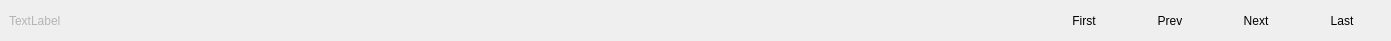
  <widget class="QWidget" name="layoutWidget_3">
   <property name="geometry">
    <rect>
     <x>0</x>
     <y>720</y>
     <width>1391</width>
     <height>41</height>
    </rect>
   </property>
   <layout class="QHBoxLayout" name="horizontalLayout_5">
    <property name="leftMargin">
     <number>9</number>
    </property>
    <property name="topMargin">
     <number>4</number>
    </property>
    <property name="rightMargin">
     <number>9</number>
    </property>
    <property name="bottomMargin">
     <number>4</number>
    </property>
    <item>
     <widget class="QLabel" name="lblPage">
      <property name="palette">
       <palette>
        <active>
         <colorrole role="WindowText">
          <brush brushstyle="SolidPattern">
           <color alpha="255">
            <red>180</red>
            <green>180</green>
            <blue>180</blue>
           </color>
          </brush>
         </colorrole>
         <colorrole role="Text">
          <brush brushstyle="SolidPattern">
           <color alpha="255">
            <red>180</red>
            <green>180</green>
            <blue>180</blue>
           </color>
          </brush>
         </colorrole>
         <colorrole role="ButtonText">
          <brush brushstyle="SolidPattern">
           <color alpha="255">
            <red>180</red>
            <green>180</green>
            <blue>180</blue>
           </color>
          </brush>
         </colorrole>
        </active>
        <inactive>
         <colorrole role="WindowText">
          <brush brushstyle="SolidPattern">
           <color alpha="255">
            <red>180</red>
            <green>180</green>
            <blue>180</blue>
           </color>
          </brush>
         </colorrole>
         <colorrole role="Text">
          <brush brushstyle="SolidPattern">
           <color alpha="255">
            <red>180</red>
            <green>180</green>
            <blue>180</blue>
           </color>
          </brush>
         </colorrole>
         <colorrole role="ButtonText">
          <brush brushstyle="SolidPattern">
           <color alpha="255">
            <red>180</red>
            <green>180</green>
            <blue>180</blue>
           </color>
          </brush>
         </colorrole>
        </inactive>
        <disabled>
         <colorrole role="WindowText">
          <brush brushstyle="SolidPattern">
           <color alpha="255">
            <red>120</red>
            <green>120</green>
            <blue>120</blue>
           </color>
          </brush>
         </colorrole>
         <colorrole role="Text">
          <brush brushstyle="SolidPattern">
           <color alpha="255">
            <red>120</red>
            <green>120</green>
            <blue>120</blue>
           </color>
          </brush>
         </colorrole>
         <colorrole role="ButtonText">
          <brush brushstyle="SolidPattern">
           <color alpha="255">
            <red>120</red>
            <green>120</green>
            <blue>120</blue>
           </color>
          </brush>
         </colorrole>
        </disabled>
       </palette>
      </property>
      <property name="text">
       <string>TextLabel</string>
      </property>
     </widget>
    </item>
    <item>
     <spacer name="horizontalSpacer">
      <property name="palette">
       <palette>
        <active>
         <colorrole role="WindowText">
          <brush brushstyle="SolidPattern">
           <color alpha="255">
            <red>180</red>
            <green>180</green>
            <blue>180</blue>
           </color>
          </brush>
         </colorrole>
         <colorrole role="Text">
          <brush brushstyle="SolidPattern">
           <color alpha="255">
            <red>180</red>
            <green>180</green>
            <blue>180</blue>
           </color>
          </brush>
         </colorrole>
         <colorrole role="ButtonText">
          <brush brushstyle="SolidPattern">
           <color alpha="255">
            <red>180</red>
            <green>180</green>
            <blue>180</blue>
           </color>
          </brush>
         </colorrole>
        </active>
        <inactive>
         <colorrole role="WindowText">
          <brush brushstyle="SolidPattern">
           <color alpha="255">
            <red>180</red>
            <green>180</green>
            <blue>180</blue>
           </color>
          </brush>
         </colorrole>
         <colorrole role="Text">
          <brush brushstyle="SolidPattern">
           <color alpha="255">
            <red>180</red>
            <green>180</green>
            <blue>180</blue>
           </color>
          </brush>
         </colorrole>
         <colorrole role="ButtonText">
          <brush brushstyle="SolidPattern">
           <color alpha="255">
            <red>180</red>
            <green>180</green>
            <blue>180</blue>
           </color>
          </brush>
         </colorrole>
        </inactive>
        <disabled>
         <colorrole role="WindowText">
          <brush brushstyle="SolidPattern">
           <color alpha="255">
            <red>120</red>
            <green>120</green>
            <blue>120</blue>
           </color>
          </brush>
         </colorrole>
         <colorrole role="Text">
          <brush brushstyle="SolidPattern">
           <color alpha="255">
            <red>120</red>
            <green>120</green>
            <blue>120</blue>
           </color>
          </brush>
         </colorrole>
         <colorrole role="ButtonText">
          <brush brushstyle="SolidPattern">
           <color alpha="255">
            <red>120</red>
            <green>120</green>
            <blue>120</blue>
           </color>
          </brush>
         </colorrole>
        </disabled>
       </palette>
      </property>
      <property name="orientation">
       <enum>Qt::Horizontal</enum>
      </property>
      <property name="sizeHint" stdset="0">
       <size>
        <width>722</width>
        <height>20</height>
       </size>
      </property>
     </spacer>
    </item>
    <item>
     <widget class="QPushButton" name="btnFirst">
      <property name="minimumSize">
       <size>
        <width>75</width>
        <height>23</height>
       </size>
      </property>
      <property name="palette">
       <palette>
        <active>
         <colorrole role="WindowText">
          <brush brushstyle="SolidPattern">
           <color alpha="255">
            <red>210</red>
            <green>210</green>
            <blue>210</blue>
           </color>
          </brush>
         </colorrole>
         <colorrole role="Button">
          <brush brushstyle="SolidPattern">
           <color alpha="255">
            <red>240</red>
            <green>240</green>
            <blue>240</blue>
           </color>
          </brush>
         </colorrole>
         <colorrole role="Text">
          <brush brushstyle="SolidPattern">
           <color alpha="255">
            <red>210</red>
            <green>210</green>
            <blue>210</blue>
           </color>
          </brush>
         </colorrole>
         <colorrole role="ButtonText">
          <brush brushstyle="SolidPattern">
           <color alpha="255">
            <red>210</red>
            <green>210</green>
            <blue>210</blue>
           </color>
          </brush>
         </colorrole>
        </active>
        <inactive>
         <colorrole role="WindowText">
          <brush brushstyle="SolidPattern">
           <color alpha="255">
            <red>210</red>
            <green>210</green>
            <blue>210</blue>
           </color>
          </brush>
         </colorrole>
         <colorrole role="Button">
          <brush brushstyle="SolidPattern">
           <color alpha="255">
            <red>0</red>
            <green>0</green>
            <blue>0</blue>
           </color>
          </brush>
         </colorrole>
         <colorrole role="Text">
          <brush brushstyle="SolidPattern">
           <color alpha="255">
            <red>210</red>
            <green>210</green>
            <blue>210</blue>
           </color>
          </brush>
         </colorrole>
         <colorrole role="ButtonText">
          <brush brushstyle="SolidPattern">
           <color alpha="255">
            <red>0</red>
            <green>0</green>
            <blue>0</blue>
           </color>
          </brush>
         </colorrole>
        </inactive>
        <disabled>
         <colorrole role="WindowText">
          <brush brushstyle="SolidPattern">
           <color alpha="255">
            <red>120</red>
            <green>120</green>
            <blue>120</blue>
           </color>
          </brush>
         </colorrole>
         <colorrole role="Button">
          <brush brushstyle="SolidPattern">
           <color alpha="255">
            <red>0</red>
            <green>0</green>
            <blue>0</blue>
           </color>
          </brush>
         </colorrole>
         <colorrole role="Text">
          <brush brushstyle="SolidPattern">
           <color alpha="255">
            <red>120</red>
            <green>120</green>
            <blue>120</blue>
           </color>
          </brush>
         </colorrole>
         <colorrole role="ButtonText">
          <brush brushstyle="SolidPattern">
           <color alpha="255">
            <red>120</red>
            <green>120</green>
            <blue>120</blue>
           </color>
          </brush>
         </colorrole>
        </disabled>
       </palette>
      </property>
      <property name="cursor">
       <cursorShape>PointingHandCursor</cursorShape>
      </property>
      <property name="text">
       <string>First</string>
      </property>
      <property name="flat">
       <bool>true</bool>
      </property>
     </widget>
    </item>
    <item>
     <widget class="QPushButton" name="btnPrev">
      <property name="minimumSize">
       <size>
        <width>75</width>
        <height>23</height>
       </size>
      </property>
      <property name="palette">
       <palette>
        <active>
         <colorrole role="WindowText">
          <brush brushstyle="SolidPattern">
           <color alpha="255">
            <red>210</red>
            <green>210</green>
            <blue>210</blue>
           </color>
          </brush>
         </colorrole>
         <colorrole role="Button">
          <brush brushstyle="SolidPattern">
           <color alpha="255">
            <red>240</red>
            <green>240</green>
            <blue>240</blue>
           </color>
          </brush>
         </colorrole>
         <colorrole role="Text">
          <brush brushstyle="SolidPattern">
           <color alpha="255">
            <red>210</red>
            <green>210</green>
            <blue>210</blue>
           </color>
          </brush>
         </colorrole>
         <colorrole role="ButtonText">
          <brush brushstyle="SolidPattern">
           <color alpha="255">
            <red>210</red>
            <green>210</green>
            <blue>210</blue>
           </color>
          </brush>
         </colorrole>
        </active>
        <inactive>
         <colorrole role="WindowText">
          <brush brushstyle="SolidPattern">
           <color alpha="255">
            <red>210</red>
            <green>210</green>
            <blue>210</blue>
           </color>
          </brush>
         </colorrole>
         <colorrole role="Button">
          <brush brushstyle="SolidPattern">
           <color alpha="255">
            <red>0</red>
            <green>0</green>
            <blue>0</blue>
           </color>
          </brush>
         </colorrole>
         <colorrole role="Text">
          <brush brushstyle="SolidPattern">
           <color alpha="255">
            <red>210</red>
            <green>210</green>
            <blue>210</blue>
           </color>
          </brush>
         </colorrole>
         <colorrole role="ButtonText">
          <brush brushstyle="SolidPattern">
           <color alpha="255">
            <red>0</red>
            <green>0</green>
            <blue>0</blue>
           </color>
          </brush>
         </colorrole>
        </inactive>
        <disabled>
         <colorrole role="WindowText">
          <brush brushstyle="SolidPattern">
           <color alpha="255">
            <red>120</red>
            <green>120</green>
            <blue>120</blue>
           </color>
          </brush>
         </colorrole>
         <colorrole role="Button">
          <brush brushstyle="SolidPattern">
           <color alpha="255">
            <red>0</red>
            <green>0</green>
            <blue>0</blue>
           </color>
          </brush>
         </colorrole>
         <colorrole role="Text">
          <brush brushstyle="SolidPattern">
           <color alpha="255">
            <red>120</red>
            <green>120</green>
            <blue>120</blue>
           </color>
          </brush>
         </colorrole>
         <colorrole role="ButtonText">
          <brush brushstyle="SolidPattern">
           <color alpha="255">
            <red>120</red>
            <green>120</green>
            <blue>120</blue>
           </color>
          </brush>
         </colorrole>
        </disabled>
       </palette>
      </property>
      <property name="cursor">
       <cursorShape>PointingHandCursor</cursorShape>
      </property>
      <property name="text">
       <string>Prev</string>
      </property>
      <property name="flat">
       <bool>true</bool>
      </property>
     </widget>
    </item>
    <item>
     <widget class="QPushButton" name="btnNext">
      <property name="minimumSize">
       <size>
        <width>75</width>
        <height>23</height>
       </size>
      </property>
      <property name="palette">
       <palette>
        <active>
         <colorrole role="WindowText">
          <brush brushstyle="SolidPattern">
           <color alpha="255">
            <red>210</red>
            <green>210</green>
            <blue>210</blue>
           </color>
          </brush>
         </colorrole>
         <colorrole role="Button">
          <brush brushstyle="SolidPattern">
           <color alpha="255">
            <red>240</red>
            <green>240</green>
            <blue>240</blue>
           </color>
          </brush>
         </colorrole>
         <colorrole role="Text">
          <brush brushstyle="SolidPattern">
           <color alpha="255">
            <red>210</red>
            <green>210</green>
            <blue>210</blue>
           </color>
          </brush>
         </colorrole>
         <colorrole role="ButtonText">
          <brush brushstyle="SolidPattern">
           <color alpha="255">
            <red>210</red>
            <green>210</green>
            <blue>210</blue>
           </color>
          </brush>
         </colorrole>
        </active>
        <inactive>
         <colorrole role="WindowText">
          <brush brushstyle="SolidPattern">
           <color alpha="255">
            <red>210</red>
            <green>210</green>
            <blue>210</blue>
           </color>
          </brush>
         </colorrole>
         <colorrole role="Button">
          <brush brushstyle="SolidPattern">
           <color alpha="255">
            <red>0</red>
            <green>0</green>
            <blue>0</blue>
           </color>
          </brush>
         </colorrole>
         <colorrole role="Text">
          <brush brushstyle="SolidPattern">
           <color alpha="255">
            <red>210</red>
            <green>210</green>
            <blue>210</blue>
           </color>
          </brush>
         </colorrole>
         <colorrole role="ButtonText">
          <brush brushstyle="SolidPattern">
           <color alpha="255">
            <red>0</red>
            <green>0</green>
            <blue>0</blue>
           </color>
          </brush>
         </colorrole>
        </inactive>
        <disabled>
         <colorrole role="WindowText">
          <brush brushstyle="SolidPattern">
           <color alpha="255">
            <red>120</red>
            <green>120</green>
            <blue>120</blue>
           </color>
          </brush>
         </colorrole>
         <colorrole role="Button">
          <brush brushstyle="SolidPattern">
           <color alpha="255">
            <red>0</red>
            <green>0</green>
            <blue>0</blue>
           </color>
          </brush>
         </colorrole>
         <colorrole role="Text">
          <brush brushstyle="SolidPattern">
           <color alpha="255">
            <red>120</red>
            <green>120</green>
            <blue>120</blue>
           </color>
          </brush>
         </colorrole>
         <colorrole role="ButtonText">
          <brush brushstyle="SolidPattern">
           <color alpha="255">
            <red>120</red>
            <green>120</green>
            <blue>120</blue>
           </color>
          </brush>
         </colorrole>
        </disabled>
       </palette>
      </property>
      <property name="cursor">
       <cursorShape>PointingHandCursor</cursorShape>
      </property>
      <property name="text">
       <string>Next</string>
      </property>
      <property name="flat">
       <bool>true</bool>
      </property>
     </widget>
    </item>
    <item>
     <widget class="QPushButton" name="btnLast">
      <property name="minimumSize">
       <size>
        <width>75</width>
        <height>23</height>
       </size>
      </property>
      <property name="palette">
       <palette>
        <active>
         <colorrole role="WindowText">
          <brush brushstyle="SolidPattern">
           <color alpha="255">
            <red>210</red>
            <green>210</green>
            <blue>210</blue>
           </color>
          </brush>
         </colorrole>
         <colorrole role="Button">
          <brush brushstyle="SolidPattern">
           <color alpha="255">
            <red>240</red>
            <green>240</green>
            <blue>240</blue>
           </color>
          </brush>
         </colorrole>
         <colorrole role="Text">
          <brush brushstyle="SolidPattern">
           <color alpha="255">
            <red>210</red>
            <green>210</green>
            <blue>210</blue>
           </color>
          </brush>
         </colorrole>
         <colorrole role="ButtonText">
          <brush brushstyle="SolidPattern">
           <color alpha="255">
            <red>210</red>
            <green>210</green>
            <blue>210</blue>
           </color>
          </brush>
         </colorrole>
        </active>
        <inactive>
         <colorrole role="WindowText">
          <brush brushstyle="SolidPattern">
           <color alpha="255">
            <red>210</red>
            <green>210</green>
            <blue>210</blue>
           </color>
          </brush>
         </colorrole>
         <colorrole role="Button">
          <brush brushstyle="SolidPattern">
           <color alpha="255">
            <red>0</red>
            <green>0</green>
            <blue>0</blue>
           </color>
          </brush>
         </colorrole>
         <colorrole role="Text">
          <brush brushstyle="SolidPattern">
           <color alpha="255">
            <red>210</red>
            <green>210</green>
            <blue>210</blue>
           </color>
          </brush>
         </colorrole>
         <colorrole role="ButtonText">
          <brush brushstyle="SolidPattern">
           <color alpha="255">
            <red>0</red>
            <green>0</green>
            <blue>0</blue>
           </color>
          </brush>
         </colorrole>
        </inactive>
        <disabled>
         <colorrole role="WindowText">
          <brush brushstyle="SolidPattern">
           <color alpha="255">
            <red>120</red>
            <green>120</green>
            <blue>120</blue>
           </color>
          </brush>
         </colorrole>
         <colorrole role="Button">
          <brush brushstyle="SolidPattern">
           <color alpha="255">
            <red>0</red>
            <green>0</green>
            <blue>0</blue>
           </color>
          </brush>
         </colorrole>
         <colorrole role="Text">
          <brush brushstyle="SolidPattern">
           <color alpha="255">
            <red>120</red>
            <green>120</green>
            <blue>120</blue>
           </color>
          </brush>
         </colorrole>
         <colorrole role="ButtonText">
          <brush brushstyle="SolidPattern">
           <color alpha="255">
            <red>120</red>
            <green>120</green>
            <blue>120</blue>
           </color>
          </brush>
         </colorrole>
        </disabled>
       </palette>
      </property>
      <property name="cursor">
       <cursorShape>PointingHandCursor</cursorShape>
      </property>
      <property name="text">
       <string>Last</string>
      </property>
      <property name="flat">
       <bool>true</bool>
      </property>
     </widget>
    </item>
   </layout>
  </widget>
